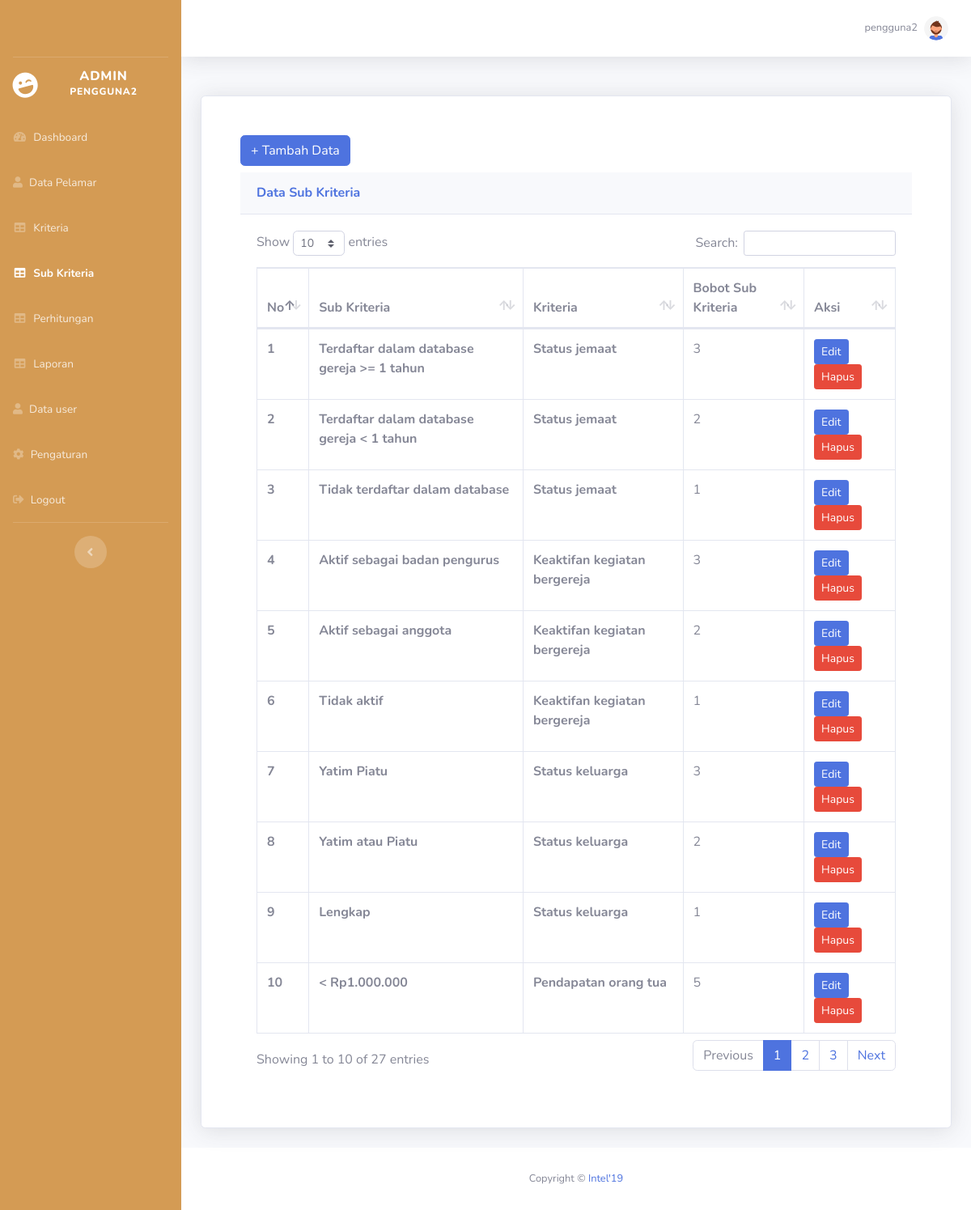
The app's page /admin/sub_kriteria.php (signed in), older data.
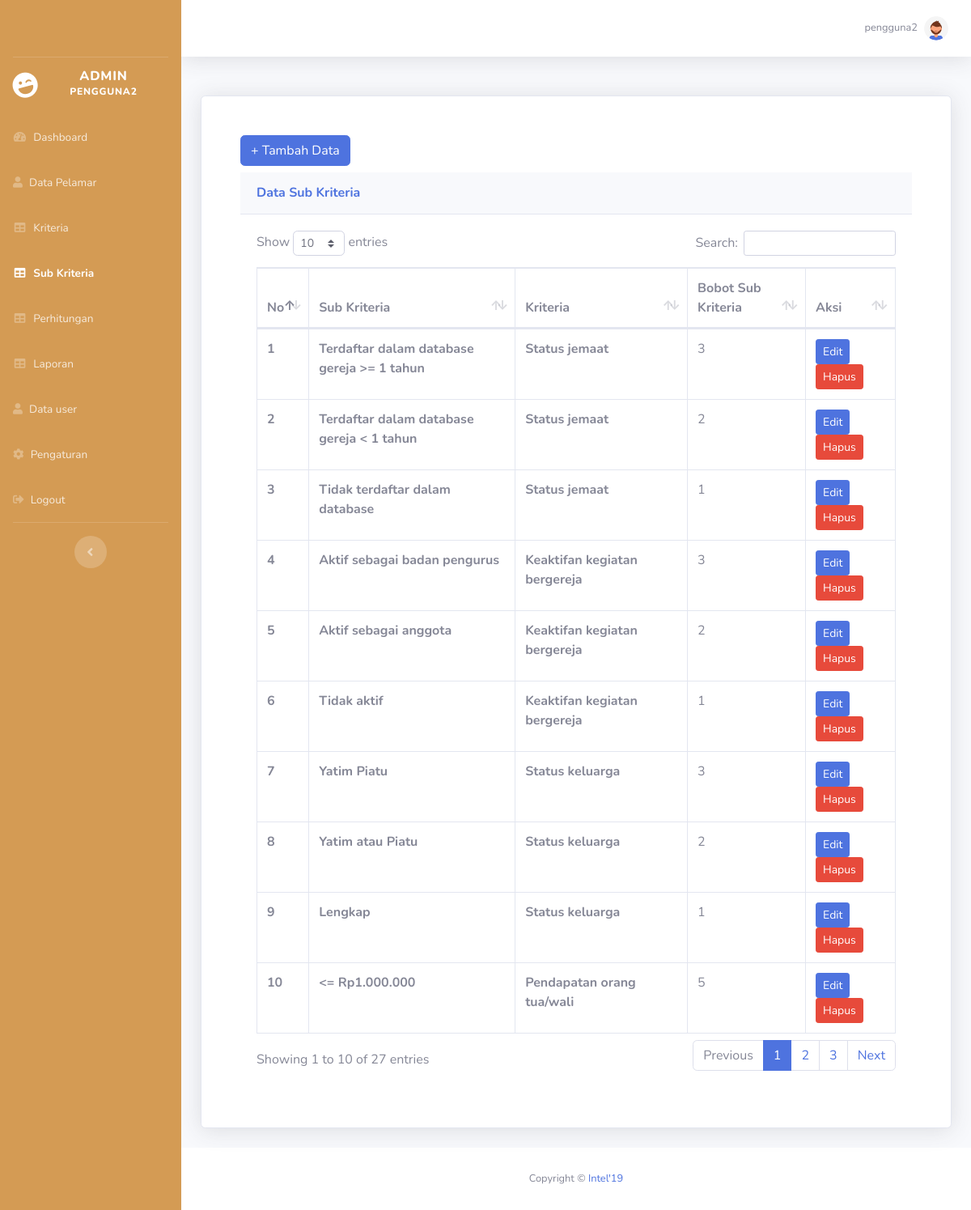
The same page, newer data.
### tables this page shows
CREATE TABLE `sub_kriteria` (
  `id_sub_kriteria` int(11) NOT NULL,
  `nama_sub_kriteria` varchar(255) NOT NULL,
  `f_id_kriteria` varchar(2) NOT NULL,
  `bobot_sub_kriteria` int(11) NOT NULL
);

CREATE TABLE `kriteria` (
  `id_kriteria` varchar(2) NOT NULL,
  `nama_kriteria` varchar(255) NOT NULL,
  `bobot_kriteria` float NOT NULL,
  `faktor` varchar(50) NOT NULL,
  `profile_target` int(11) NOT NULL
);

### config.php (called while the page is built, shortened)
<?php
function connectDatabase()
{
    $conn = new mysqli(DB_HOST, DB_USERNAME, DB_PASSWORD, DB_NAME);
    return $conn;
}
?>

### admin/functions/sub_kriteria.php (called while the page is built, shortened)
<?php
require_once '../config.php';
class SubKriteria{
    private $db;
    public function __construct()
    {
        $this->db = connectDatabase();
    }
    public function getSubKriteria(){
        return $this->db->query("SELECT * FROM `sub_kriteria` sk
                                JOIN kriteria k ON sk.f_id_kriteria = k.id_kriteria ORDER BY id_sub_kriteria ASC;");
    }
}
$dataSubKriteria = new SubKriteria();
?>

### admin/sub_kriteria.php (the view, shortened to what this page needs)
<?php
require_once './header.php';
require_once './functions/sub_kriteria.php';
$data_sub_kriteria = $dataSubKriteria->getSubKriteria();
?>
<div class="row">
    <div class="col-lg-12">
        <div class="card shadow mb-4">
            <div class="justify-content-center p-5">
                <button type="button" class="btn mb-2 btn-primary" data-toggle="modal" data-target="#exampleModal">
                    + Tambah Data
                </button>
                <div class="card-header py-3">
                    <h6 class="m-0 font-weight-bold text-primary">Data Sub Kriteria</h6>
                </div>
                <div class="card-body">
                    <div class="table-responsive">
                        <table class="table table-bordered" id="dataTable" width="100%" cellspacing="0">
                            <thead>
                                <tr>
                                    <th>No</th>
                                    <th>Sub Kriteria</th>
                                    <th>Kriteria</th>
                                    <th>Bobot Sub Kriteria</th>
                                    <th>Aksi</th>
                                </tr>
                            </thead>
                            <tbody>
                                <?php foreach ($data_sub_kriteria as $key => $sub_kriteria):?>
                                <tr>
                                    <th scope="row"><?=$key+1;?></th>
                                    <th><?=$sub_kriteria['nama_sub_kriteria'];?></th>
                                    <th><?=$sub_kriteria['nama_kriteria'];?></th>
                                    <td><?=$sub_kriteria['bobot_sub_kriteria'];?></td>
                                    <td>
                                        <button type="button" class="btn btn-primary btn-sm" data-toggle="modal"
                                            data-target="#edit<?=$sub_kriteria['id_sub_kriteria'];?>">Edit</button>
                                        <button type="button" class="btn btn-danger btn-sm" data-toggle="modal"
                                            data-target="#hapus<?=$sub_kriteria['id_sub_kriteria'];?>">Hapus</button>
                                    </td>
                                </tr>
                                <?php endforeach;?>
                            </tbody>
                        </table>
                    </div>
                </div>
            </div>
        </div>
    </div>
</div>
<?php require './footer.php';?>

Row changes from the older to the newer data that the page shows:
changed sub_kriteria: nama_sub_kriteria "< Rp1.000.000" → "<= Rp1.000.000"; f_id_kriteria.nama_kriteria "Pendapatan orang tua" → "Pendapatan orang tua/wali"
